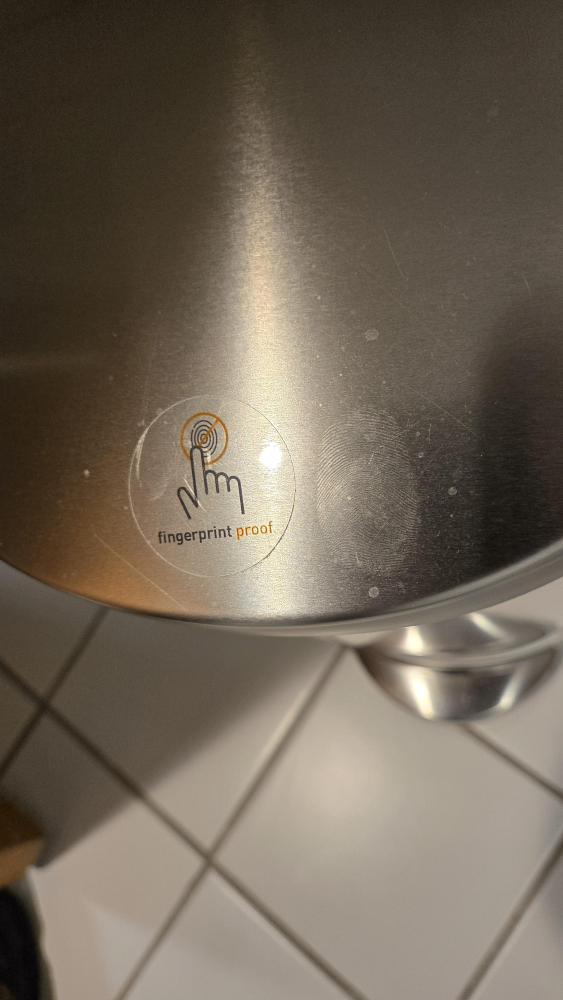
#> input picture Student pack/reddit.jpeg, 2252 x 4000 px (shown at 1/4 size); the run also reads 1 picture not shown here
$ jupyter execute Lab1_student_parmis.ipynb   (older library calls are emulated)
#> lines starting #> are read from the running program, lines starting #| are printed output that depends on the picture; after the words box and inside, x2 and y2 are one past the last pixel; in counts of white or black regions, pixels touching at a corner belong together
## Fingerprint enhancement and minutia extraction

In this lab, we will dive into convolution, image filtering, gradients and keypoints using a fingerprint detection example. The standard fingerprint recognition process relies on a basic process: capture a clear image of a fingerprint, enhance it to clearly show ridges (fingerprint lines) and binarise (threshold to binary image), then detect minutia (fingerprint line intersections or end-points of ridges). The pattern formed by these minutia is unique, and can be used for fingerprint matching and recognition.

The accompanying images show a poor quality image of a fingerprint, taken from a foggy glass surface and a kettle. Fingerprint recognition from sources like these is called latent fingerprinting, but more challenging because we can't control the conditions the fingerprint is taken under. As part of the lab, we will losely follow the steps in this paper,

> Hong, L., Wan, Y., and Jain, A. K. Fingerprint image enhancement: Algorithm and performance evaluation. IEEE Transactions on Pattern Analysis and Machine Intelligence 20, 8 (1998), 777 789.

to improve the image quality. The basic steps outlined in this paper are, compute average gradient orientation in blocks in image. Use this gradient orientation to select Gabor filters to enhance ridges. Tune the frequency of the gabor filters to get a good response. Filter the image with these filters and combine repsonses to return an enhanced image.

For your implementation of this, you are required to:

1. Load the image using opencv, convert it to grey scale, and crop to the region with the fingerprint.
2. Use the opencv `cv2.equalizeHist` function to improve image contrast.
3. Implement a convolution function called `my_conv` that takes in an image, a kernel or filter, and a stride, and returns the filtered image response. Your convolution function does not need to flip the kernel or perform padding. You may use the opencv conv2d function for filtering below instead, but this function won't be able to perform strided convolutions (needed below).
4. Compute the orientation of the gradient at each pixel in the image using Sobel filtering `cv2.Sobel` (see steps below).
      * First blur the image using a Gaussian kernel with a stride of 1 `cv2.GaussianBlur`.
      * Compute the horizontal and vertical Sobel derivatives respectively. Use matplotlib to show the output images.
      * Compute the gradient orientation using `atan2(Gy,Gx)`. Use matplotlib to show the output images, selecting a suitable colormap to make it easier to visualise.
      * Repeat the process above, using different size kernels and standard deviations. Choose a kernel size and standard deviation that helps pick up the gradient for the ridge lines and briefly motivate why you chose this.
5. Design a convolutional kernel to divide the image into d x d pixel image patches and compute the average gradient orientation in each. Hint, use the stride parameter together with the averaging filter describe in the lecture videos to do this. Use `numpy.histogram` functions to compute a histogram of the orientations in this response image using k orientation bins. Use matplotlib to plot the histogram. You will need to come up with good choices for the numbers k and d.
6. Use the gabor filter code provided to generate gabor filters for each of the orientations identified by the histogram above. Filter the image using these, and use matplotlib to show both the output images and filters.
7. Combine all the filtered responses into a single image, by taking the maximum response at each pixel. Threshold the image to leave only those pixels greater than some threshold value. Plot the final enhanced image and try to tune the threshold value to result in the clearest fingerprint. Compare with (by plotting alongside) an approach that thresholds the original image only.
8. Use a suitable corner detector in opencv to detect minutia (corners) in the thresholded image. Show the corners using matplotlib, and compare with corners detected directly on the original image.
9. Tune the hyperparameters (kernel size, thresholds, kernel parameters etc.) to try to get the best possible fingerprint and minutia. Try the same approach using the second image provided. Save the two best quality minutia images using the opencv `cv2.imwrite` function. Load both these images and use matplotlib to show the final results.
10. Write a brief report (max 600 words) discussing which parameters affect the fingerprint quality the most, and explaining the contribution of each step above. Explain your resoning by referencing the intermediate result figures you generated. Think about the image content and justify your choices of kernel sizes, standard deviations, frequencies, bin counts etc. Did the same parameters work for both images, explain why/ why not? What are some of the limitations of the approach above?

### Academic integrity

Every lab submission will be screened for any collusion and/or plagiarism. Breaches of academic integrity will be investigated thoroughly and may result in a zero for the assessment along with interviews with the plagiarism officers at Monash University.

### Late submissions

The default late submission university penalty will apply.

### Lab Instructions and the Use of Generative AI

You may use generative AI/ coding assistance and built in opencv, matplotlib or numpy functions in this lab.

### Grading
Each lab is worth 8%, and there are a number of sections and tasks with their own weighting. A task is only considered complete if you can demonstrate a working program and show an understanding of the underlying concepts. Note that later tasks should reuse code from earlier tasks.

You will be marked based on:
* The degree to which you successfully followed the steps above and correctly implemented these.
* The quality of the fingerprint enhancement and minutia detection you finally obtained.
* The quality of your discussion and interpretation of the effects of the steps above and the choice of hyperparameters. Based on the minutia detected, comment on whether you think this method would work to recognise a fingerprint.

You may use generative AI/ coding assistance and built in opencv, matplotlib or numpy functions in this lab.

[cell 1]
import numpy as np
import cv2
from matplotlib import pyplot as plt

### Step 1: Load your image, convert to grey scale, crop and display it using matplotlib

[cell 2]
im = cv2.imread('reddit.jpeg')
#> im is the input picture: shape (4000, 2252, 3); mean B, G, R 87.4, 101.3, 112.2
im_gray = cv2.cvtColor(im, cv2.COLOR_BGR2GRAY)
grey_crop = im_gray[1600:2300,1250:1700]#cropping the image to only display the fingerprint

#displaying the image using matplotlib
plt.subplot(1,2,1)
plt.imshow(grey_crop,cmap='gray') # see how my even resizing has distorted the image a bit?

### Step 2: Perform histogram equalisation and show the result using matplotlib

[cell 3]
#Histogram equalisation
im_eq = cv2.equalizeHist(grey_crop)

plt.figure(figsize=(12,4))
plt.subplot(1,2,1); plt.title('Original cropped'); plt.imshow(grey_crop,cmap='gray'); plt.axis('off')
plt.subplot(1,2,2); plt.title('Equalized'); plt.imshow(im_eq,cmap='gray'); plt.axis('off')
plt.show()

### Step 3: Write your own strided convolution

[cell 4]
# Step 3: Strided convolution implementation

def my_conv(image, kernel, stride=1):
    h, w = image.shape
    kh, kw = kernel.shape
    out_h = (h - kh) // stride + 1
    out_w = (w - kw) // stride + 1
    out = np.zeros((out_h, out_w), dtype=np.float32)
    for y in range(out_h):
        for x in range(out_w):
            patch = image[y*stride:y*stride+kh, x*stride:x*stride+kw]
            out[y,x] = np.sum(patch * kernel)
    return out

#### Step 4: Compute the orientation of the gradient at each pixel in the image using Sobel filtering

[cell 5]
# Step 4: Gradient orientation via Sobel filters with repeated blur experiments
blur_settings = [
    {"ksize": (5,5), "sigma": 1, "label": "5x5, σ=1"},
    {"ksize": (7,7), "sigma": 2, "label": "7x7, σ=2"},
    {"ksize": (9,9), "sigma": 3, "label": "9x9, σ=3"},
]

results = []
for cfg in blur_settings:
    im_blur = cv2.GaussianBlur(im_eq, cfg["ksize"], sigmaX=cfg["sigma"], sigmaY=cfg["sigma"])
    Gx = cv2.Sobel(im_blur, cv2.CV_64F, 1, 0, ksize=3)
    Gy = cv2.Sobel(im_blur, cv2.CV_64F, 0, 1, ksize=3)
    orient = np.arctan2(Gy, Gx)
    results.append((cfg["label"], im_blur, np.abs(Gx), np.abs(Gy), orient))
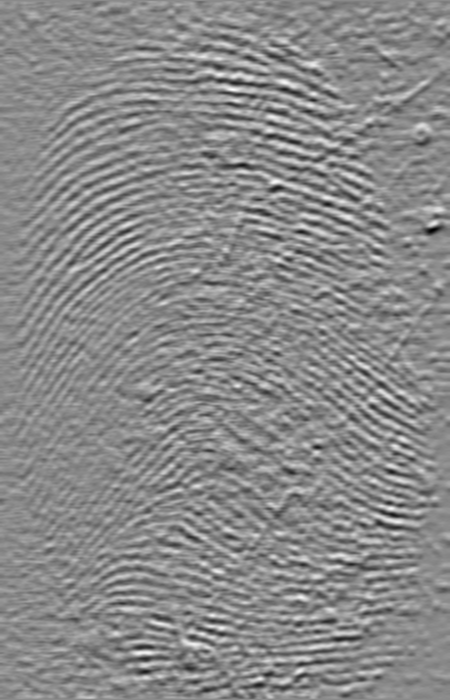
#> Gy: shape (700, 450) float64; min -183, max 154, mean -0.3; drawn with min black and max white
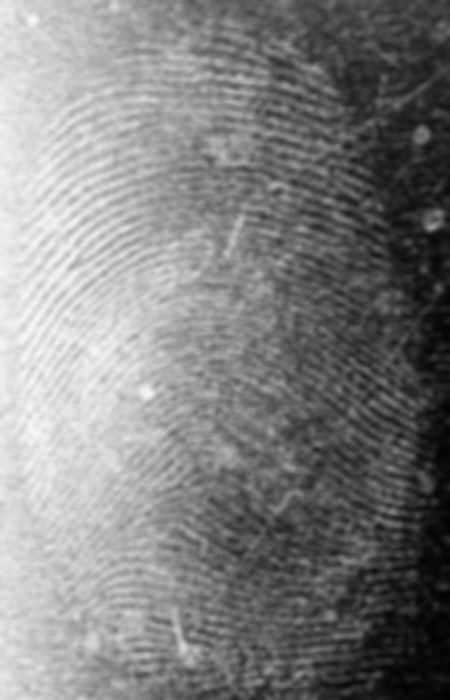
#> im_blur: shape (700, 450); min 2, max 248, mean 128.4
#> after the loop, results = 3 items

# plot one representative configuration
label, im_blur, absGx, absGy, orient = results[1]
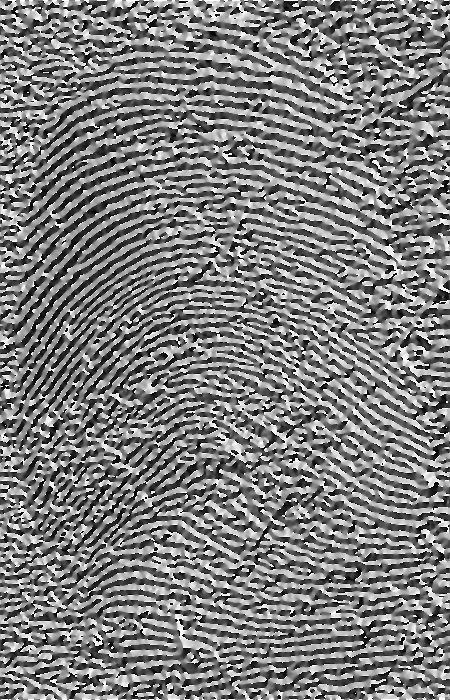
#> orient: shape (700, 450) float64; min -3.13, max 3.14, mean -0.0312; drawn with min black and max white
#> label = '7x7, σ=2'
plt.figure(figsize=(14,4))
plt.subplot(1,3,1); plt.title('Blurred '+label); plt.imshow(im_blur, cmap='gray'); plt.axis('off')
plt.subplot(1,3,2); plt.title('Sobel Gx'); plt.imshow(absGx, cmap='inferno'); plt.axis('off')
plt.subplot(1,3,3); plt.title('Sobel Gy'); plt.imshow(absGy, cmap='inferno'); plt.axis('off')
plt.show()

plt.figure(figsize=(6,4))
plt.title('Orientation angle '+label); plt.imshow(orient, cmap='hsv'); plt.colorbar(); plt.axis('off')
plt.show()
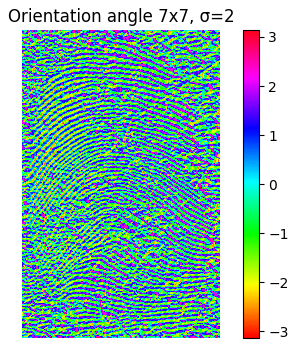
#> figure drawn by matplotlib, 2 panels

# compare orientation for all settings
fig, axs = plt.subplots(1, 3, figsize=(15, 4))
for i, (label, _im_blur, _absGx, _absGy, orient) in enumerate(results):
    ax = axs[i]
    im_plot = ax.imshow(orient, cmap='hsv')
    ax.set_title('Orient '+label)
    ax.axis('off')
#> this loop made 3 passes
#> label on passes 1 to 3: '5x5, σ=1', '7x7, σ=2', '9x9, σ=3'
fig.colorbar(im_plot, ax=axs.tolist(), shrink=0.6)
plt.tight_layout(); plt.show()

print('Motivation: 5x5 σ=1 keeps more fine structure but is noisier; 9x9 σ=3 gives smoother ridge orientation and less noise, so it is preferred for stable ridge gradient extraction.')

#### Step 5: Compute the average orientation in image blocks and plot a histogram of the orientations

[cell 6]
# Step 5: Average orientation in dxd patches
d = 16
block_kernel = np.ones((d,d), dtype=np.float32)/(d*d)
cos2 = np.cos(2*orient).astype(np.float32)
sin2 = np.sin(2*orient).astype(np.float32)
cos_avg = my_conv(cos2, block_kernel, stride=d)
sin_avg = my_conv(sin2, block_kernel, stride=d)
block_orient = 0.5*np.arctan2(sin_avg, cos_avg)
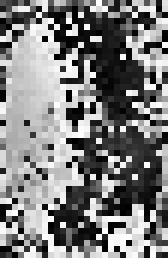
#> block_orient: shape (43, 28) float32 (shown 6 times larger); min -1.57, max 1.57, mean -0.0157; drawn with min black and max white

k = 12
hist, edges = np.histogram(block_orient, bins=k, range=(-np.pi/2, np.pi/2))
#> hist = [237, 168, 80, 34, 40, 30, 20, 40, 88, 135, 160, 172]; edges = [-1.57, -1.31, -1.05, -0.785, -0.524, -0.262, 0, 0.262, 0.524, 0.785, 1.05, 1.31, 1.57]
centers = (edges[:-1] + edges[1:]) / 2
#> centers = [-1.44, -1.18, -0.916, -0.654, -0.393, -0.131, 0.131, 0.393, 0.654, 0.916, 1.18, 1.44]

plt.figure(figsize=(6,4))
plt.bar(centers, hist, width=edges[1]-edges[0])
plt.title('Orientation histogram (block-level)')
plt.xlabel('Angle (rad)'); plt.ylabel('Count')
plt.show()
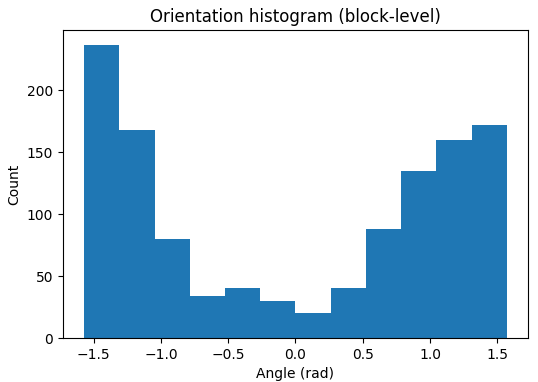
#> figure drawn by matplotlib, 1 panel; tallest bar 237 high, from x = -1.57 to -1.31

#### Step 6: Generate gabor filters for each of the orientation bins above, apply these and use matplotlib to visualise both the filters and responses

[cell 7]
# Given to students.
def gabor(theta,ksize,sigma,freq):

    kern = cv2.getGaborKernel((ksize, ksize), sigma, theta, 10.0, freq, 0, ktype=cv2.CV_64F)
    kern /= 1.0 * kern.sum()

    return kern


# Step 6: Use gabor filters for each dominant orientation
responds = []
for theta in centers:
    kernel = gabor(theta, ksize=25, sigma=4.0, freq=0.12)
    responds.append(cv2.filter2D(im_eq.astype(np.float32), cv2.CV_64F, kernel))
#> this loop made 12 passes
#> theta on passes 1 to 8: -1.44, -1.18, -0.916, -0.654, -0.393, -0.131, 0.131, 0.393
#> pass 1, in gabor, `kern = cv2.getGaborKernel((ksize, ksize), sigma, theta, 10.0, freq, 0,..`:
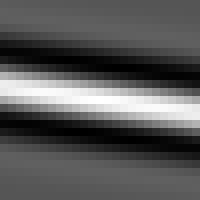
#> kern: shape (25, 25) float64 (shown 8 times larger); min -0.507, max 1, mean 0.0169; drawn with min black and max white
#> after the loop, responds = 12 items
responds = np.stack(responds, axis=0)

enhanced = np.max(responds, axis=0)
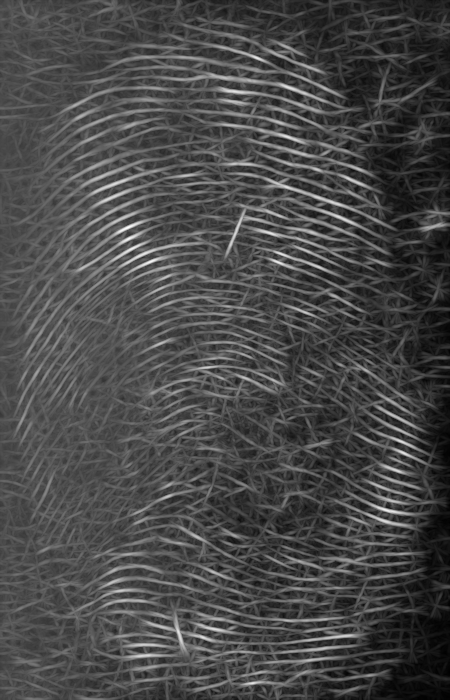
#> enhanced: shape (700, 450) float64; min 4.36, max 898.4, mean 259.8; drawn with min black and max white
enhanced_norm = cv2.normalize(enhanced, None, 0, 255, cv2.NORM_MINMAX).astype(np.uint8)

# show a few filters and responses
plt.figure(figsize=(14,6))
for i in range(min(6, len(centers))):
    plt.subplot(2,6,i+1); plt.title(f'Kernel {i}'); plt.imshow(gabor(centers[i], 25, 4.0, 0.12), cmap='gray'); plt.axis('off')
    plt.subplot(2,6,i+7); plt.title(f'Resp {i}'); plt.imshow(responds[i], cmap='gray'); plt.axis('off')
#> this loop made 6 passes
plt.tight_layout(); plt.show()
#> after `plt.tight_layout()`:
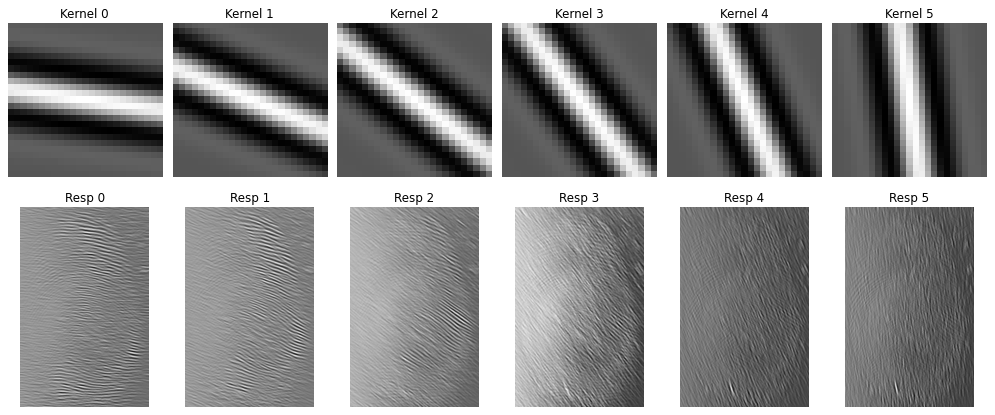
#> figure drawn by matplotlib, 12 panels

#### Step 7: Combine the responses above and show the enhanced image alonside the original one, then threshold the image to retain only fingerprint information

[cell 8]
# Step 7: Combine to final enhanced and threshold
thresh = np.percentile(enhanced_norm, 84)
#> thresh = 97
enhanced_bin = (enhanced_norm > thresh).astype(np.uint8)*255
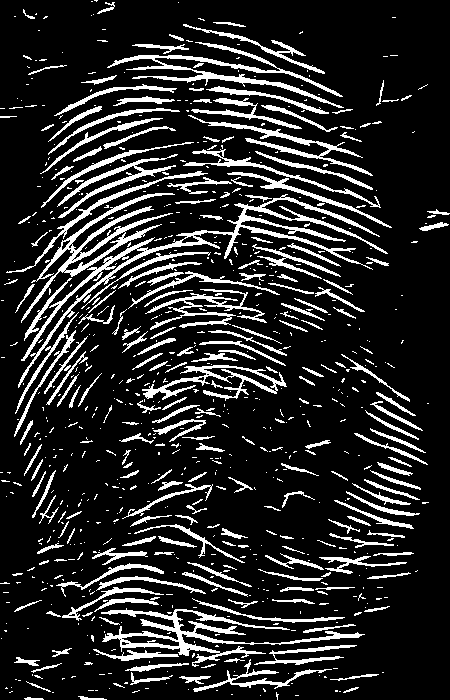
#> enhanced_bin: shape (700, 450); 15.6% white; 799 white regions (566 under 20 px), largest, box (x1, y1, x2, y2) and area: (18, 194, 388, 388) 4098, (101, 608, 365, 667) 2898, (21, 193, 175, 323) 2298
orig_thresh = np.percentile(im_eq, 70)
#> orig_thresh = 179
orig_bin = cv2.threshold(im_eq, int(orig_thresh), 255, cv2.THRESH_BINARY)[1]
#> orig_bin: shape (700, 450); 30% white; 1586 white regions (1393 under 20 px), largest, box (x1, y1, x2, y2) and area: (0, 0, 215, 700) 76624, (102, 625, 167, 652) 429, (99, 573, 162, 589) 300
#> (the rest of the program and of its run is left out)
